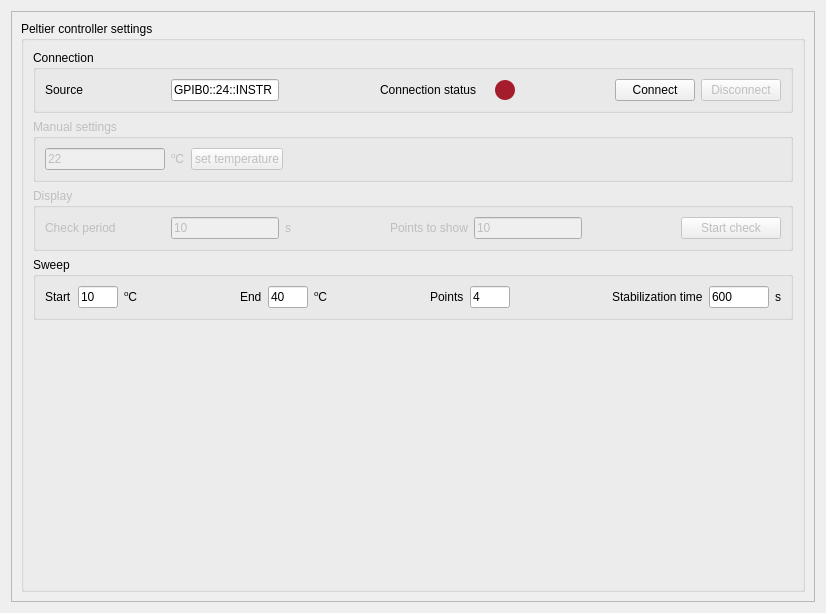
<?xml version="1.0" encoding="UTF-8"?>
<ui version="4.0">
 <class>Form</class>
 <widget class="QWidget" name="Form">
  <property name="geometry">
   <rect>
    <x>0</x>
    <y>0</y>
    <width>826</width>
    <height>613</height>
   </rect>
  </property>
  <property name="sizePolicy">
   <sizepolicy hsizetype="Expanding" vsizetype="Expanding">
    <horstretch>0</horstretch>
    <verstretch>0</verstretch>
   </sizepolicy>
  </property>
  <property name="windowTitle">
   <string>itc503 controller settings</string>
  </property>
  <layout class="QGridLayout" name="gridLayout">
   <item row="0" column="0">
    <widget class="QScrollArea" name="scrollArea">
     <property name="widgetResizable">
      <bool>true</bool>
     </property>
     <widget class="QWidget" name="scrollAreaWidgetContents">
      <property name="geometry">
       <rect>
        <x>0</x>
        <y>0</y>
        <width>806</width>
        <height>593</height>
       </rect>
      </property>
      <layout class="QVBoxLayout" name="verticalLayout_2">
       <item>
        <widget class="QGroupBox" name="groupBox_general">
         <property name="title">
          <string>Peltier controller settings</string>
         </property>
         <layout class="QVBoxLayout" name="verticalLayout">
          <item>
           <widget class="QGroupBox" name="sourceBox">
            <property name="title">
             <string>Connection</string>
            </property>
            <layout class="QHBoxLayout" name="horizontalLayout">
             <item>
              <widget class="QLabel" name="sourceText">
               <property name="sizePolicy">
                <sizepolicy hsizetype="Fixed" vsizetype="Fixed">
                 <horstretch>0</horstretch>
                 <verstretch>0</verstretch>
                </sizepolicy>
               </property>
               <property name="minimumSize">
                <size>
                 <width>120</width>
                 <height>0</height>
                </size>
               </property>
               <property name="text">
                <string>Source</string>
               </property>
              </widget>
             </item>
             <item>
              <widget class="QLineEdit" name="source">
               <property name="text">
                <string>GPIB0::24::INSTR</string>
               </property>
              </widget>
             </item>
             <item>
              <spacer name="horizontalSpacer_4">
               <property name="orientation">
                <enum>Qt::Horizontal</enum>
               </property>
               <property name="sizeHint" stdset="0">
                <size>
                 <width>40</width>
                 <height>20</height>
                </size>
               </property>
              </spacer>
             </item>
             <item>
              <widget class="QLabel" name="statusLabel">
               <property name="text">
                <string>Connection status</string>
               </property>
              </widget>
             </item>
             <item>
              <widget class="QLabel" name="sourceLabel">
               <property name="text">
                <string/>
               </property>
              </widget>
             </item>
             <item>
              <widget class="QLabel" name="connectionIndicator">
               <property name="maximumSize">
                <size>
                 <width>20</width>
                 <height>20</height>
                </size>
               </property>
               <property name="styleSheet">
                <string notr="true">border-radius: 10px;
background-color:rgb(165, 29, 45);
min-height: 20px;
min-width: 20px;</string>
               </property>
               <property name="text">
                <string/>
               </property>
              </widget>
             </item>
             <item>
              <spacer name="horizontalSpacer_2">
               <property name="orientation">
                <enum>Qt::Horizontal</enum>
               </property>
               <property name="sizeHint" stdset="0">
                <size>
                 <width>40</width>
                 <height>20</height>
                </size>
               </property>
              </spacer>
             </item>
             <item>
              <widget class="QPushButton" name="connectButton">
               <property name="text">
                <string>Connect</string>
               </property>
              </widget>
             </item>
             <item>
              <widget class="QPushButton" name="disconnectButton">
               <property name="enabled">
                <bool>false</bool>
               </property>
               <property name="text">
                <string>Disconnect</string>
               </property>
              </widget>
             </item>
            </layout>
           </widget>
          </item>
          <item>
           <widget class="QGroupBox" name="settingsGroupBox">
            <property name="enabled">
             <bool>false</bool>
            </property>
            <property name="title">
             <string>Manual settings</string>
            </property>
            <layout class="QHBoxLayout" name="horizontalLayout_2">
             <item>
              <widget class="QLineEdit" name="setTEdit">
               <property name="maximumSize">
                <size>
                 <width>120</width>
                 <height>16777215</height>
                </size>
               </property>
               <property name="text">
                <string>22</string>
               </property>
              </widget>
             </item>
             <item>
              <widget class="QLabel" name="setTUnitsLabel">
               <property name="text">
                <string>&lt;html&gt;&lt;head/&gt;&lt;body&gt;&lt;p&gt;&lt;span style=&quot; vertical-align:super;&quot;&gt;o&lt;/span&gt;C&lt;/p&gt;&lt;/body&gt;&lt;/html&gt;</string>
               </property>
              </widget>
             </item>
             <item>
              <widget class="QPushButton" name="setTButton">
               <property name="enabled">
                <bool>false</bool>
               </property>
               <property name="text">
                <string>set temperature</string>
               </property>
              </widget>
             </item>
             <item>
              <spacer name="horizontalSpacer">
               <property name="orientation">
                <enum>Qt::Horizontal</enum>
               </property>
               <property name="sizeHint" stdset="0">
                <size>
                 <width>40</width>
                 <height>20</height>
                </size>
               </property>
              </spacer>
             </item>
            </layout>
           </widget>
          </item>
          <item>
           <widget class="QGroupBox" name="DisplayGroupBox">
            <property name="enabled">
             <bool>false</bool>
            </property>
            <property name="title">
             <string>Display</string>
            </property>
            <layout class="QHBoxLayout" name="horizontalLayout_3">
             <item>
              <widget class="QLabel" name="periodLabel">
               <property name="minimumSize">
                <size>
                 <width>120</width>
                 <height>0</height>
                </size>
               </property>
               <property name="text">
                <string>Check period</string>
               </property>
              </widget>
             </item>
             <item>
              <widget class="QLineEdit" name="periodEdit">
               <property name="text">
                <string>10</string>
               </property>
              </widget>
             </item>
             <item>
              <widget class="QLabel" name="periodUnitsLabel">
               <property name="text">
                <string>s</string>
               </property>
              </widget>
             </item>
             <item>
              <spacer name="horizontalSpacer_6">
               <property name="orientation">
                <enum>Qt::Horizontal</enum>
               </property>
               <property name="sizeHint" stdset="0">
                <size>
                 <width>40</width>
                 <height>20</height>
                </size>
               </property>
              </spacer>
             </item>
             <item>
              <widget class="QLabel" name="periodDisplayLabel">
               <property name="sizePolicy">
                <sizepolicy hsizetype="Preferred" vsizetype="Preferred">
                 <horstretch>0</horstretch>
                 <verstretch>0</verstretch>
                </sizepolicy>
               </property>
               <property name="text">
                <string>Points to show</string>
               </property>
              </widget>
             </item>
             <item>
              <widget class="QLineEdit" name="periodPtsEdit">
               <property name="text">
                <string>10</string>
               </property>
              </widget>
             </item>
             <item>
              <spacer name="horizontalSpacer_3">
               <property name="orientation">
                <enum>Qt::Horizontal</enum>
               </property>
               <property name="sizeHint" stdset="0">
                <size>
                 <width>40</width>
                 <height>20</height>
                </size>
               </property>
              </spacer>
             </item>
             <item>
              <widget class="QPushButton" name="periodCheck">
               <property name="minimumSize">
                <size>
                 <width>100</width>
                 <height>0</height>
                </size>
               </property>
               <property name="maximumSize">
                <size>
                 <width>100</width>
                 <height>16777215</height>
                </size>
               </property>
               <property name="text">
                <string>Start check</string>
               </property>
              </widget>
             </item>
            </layout>
           </widget>
          </item>
          <item>
           <widget class="QGroupBox" name="groupBox_3">
            <property name="title">
             <string>Sweep</string>
            </property>
            <layout class="QHBoxLayout" name="horizontalLayout_4">
             <item>
              <widget class="QLabel" name="sweepStartLabel">
               <property name="text">
                <string>Start</string>
               </property>
              </widget>
             </item>
             <item>
              <widget class="QLineEdit" name="sweepStartEdit">
               <property name="maximumSize">
                <size>
                 <width>40</width>
                 <height>16777215</height>
                </size>
               </property>
               <property name="text">
                <string>10</string>
               </property>
              </widget>
             </item>
             <item>
              <widget class="QLabel" name="sweepStartUnitsLabel">
               <property name="text">
                <string>&lt;html&gt;&lt;head/&gt;&lt;body&gt;&lt;p&gt;&lt;span style=&quot; vertical-align:super;&quot;&gt;o&lt;/span&gt;C&lt;/p&gt;&lt;/body&gt;&lt;/html&gt;</string>
               </property>
              </widget>
             </item>
             <item>
              <spacer name="horizontalSpacer_5">
               <property name="orientation">
                <enum>Qt::Horizontal</enum>
               </property>
               <property name="sizeHint" stdset="0">
                <size>
                 <width>40</width>
                 <height>20</height>
                </size>
               </property>
              </spacer>
             </item>
             <item>
              <widget class="QLabel" name="sweepEndLabel">
               <property name="text">
                <string>End</string>
               </property>
              </widget>
             </item>
             <item>
              <widget class="QLineEdit" name="sweepEndEdit">
               <property name="maximumSize">
                <size>
                 <width>40</width>
                 <height>16777215</height>
                </size>
               </property>
               <property name="text">
                <string>40</string>
               </property>
              </widget>
             </item>
             <item>
              <widget class="QLabel" name="sweepEndUnitsLabel">
               <property name="text">
                <string>&lt;html&gt;&lt;head/&gt;&lt;body&gt;&lt;p&gt;&lt;span style=&quot; vertical-align:super;&quot;&gt;o&lt;/span&gt;C&lt;/p&gt;&lt;/body&gt;&lt;/html&gt;</string>
               </property>
              </widget>
             </item>
             <item>
              <spacer name="horizontalSpacer_7">
               <property name="orientation">
                <enum>Qt::Horizontal</enum>
               </property>
               <property name="sizeHint" stdset="0">
                <size>
                 <width>40</width>
                 <height>20</height>
                </size>
               </property>
              </spacer>
             </item>
             <item>
              <widget class="QLabel" name="sweepStepLabel">
               <property name="text">
                <string>Points</string>
               </property>
              </widget>
             </item>
             <item>
              <widget class="QLineEdit" name="sweepPtsEdit">
               <property name="maximumSize">
                <size>
                 <width>40</width>
                 <height>16777215</height>
                </size>
               </property>
               <property name="text">
                <string>4</string>
               </property>
              </widget>
             </item>
             <item>
              <spacer name="horizontalSpacer_8">
               <property name="orientation">
                <enum>Qt::Horizontal</enum>
               </property>
               <property name="sizeHint" stdset="0">
                <size>
                 <width>40</width>
                 <height>20</height>
                </size>
               </property>
              </spacer>
             </item>
             <item>
              <widget class="QLabel" name="sweepStabilizationLabel">
               <property name="text">
                <string>Stabilization time</string>
               </property>
              </widget>
             </item>
             <item>
              <widget class="QLineEdit" name="sweepStabilizationEdit">
               <property name="maximumSize">
                <size>
                 <width>60</width>
                 <height>16777215</height>
                </size>
               </property>
               <property name="text">
                <string>600</string>
               </property>
              </widget>
             </item>
             <item>
              <widget class="QLabel" name="sweepStabilizationUnitLabel">
               <property name="text">
                <string>s</string>
               </property>
              </widget>
             </item>
            </layout>
           </widget>
          </item>
          <item>
           <spacer name="verticalSpacer">
            <property name="orientation">
             <enum>Qt::Vertical</enum>
            </property>
            <property name="sizeHint" stdset="0">
             <size>
              <width>20</width>
              <height>40</height>
             </size>
            </property>
           </spacer>
          </item>
         </layout>
        </widget>
       </item>
      </layout>
     </widget>
    </widget>
   </item>
  </layout>
 </widget>
 <resources/>
 <connections/>
</ui>
